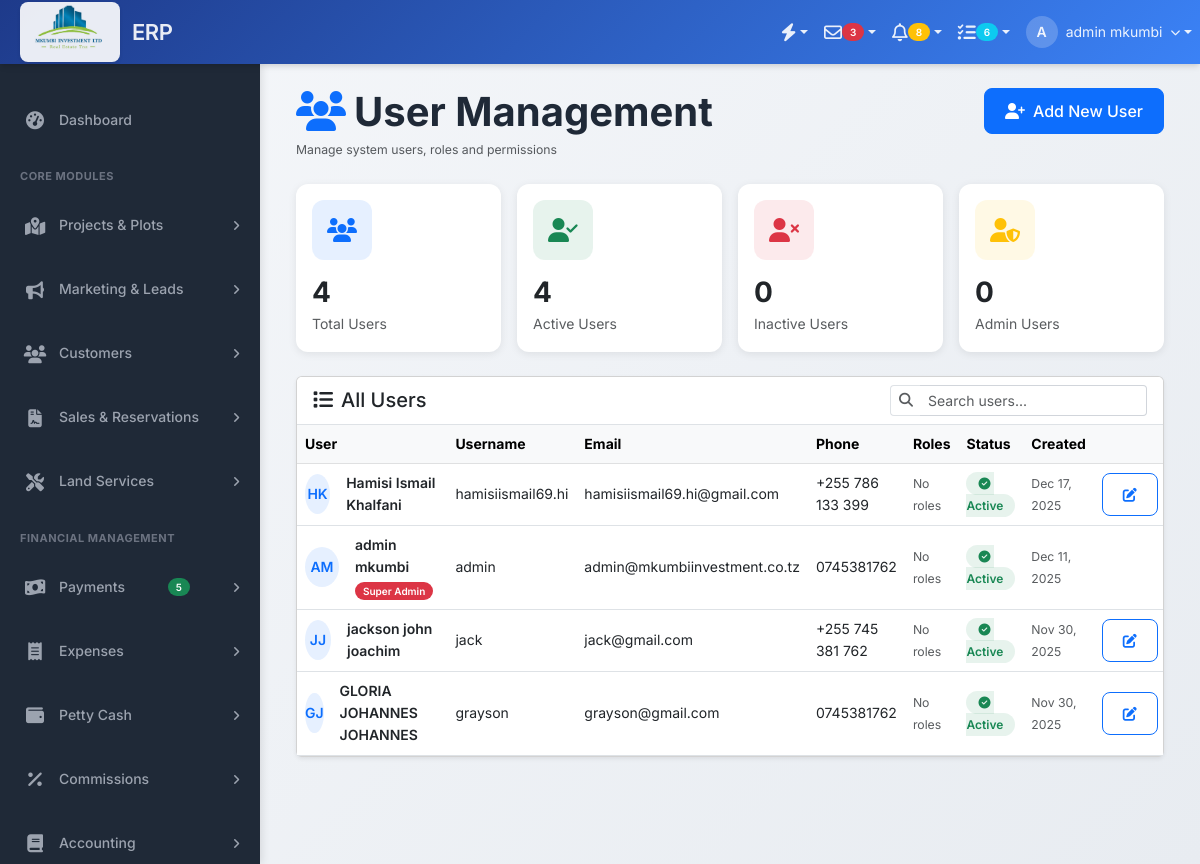
The page /modules/settings/users.php (signed in) on the database its author committed.
### tables this page shows
CREATE TABLE `users` (
  `user_id` int(11) NOT NULL,
  `company_id` int(11) NOT NULL COMMENT 'Multi-tenant link',
  `username` varchar(50) NOT NULL,
  `email` varchar(150) NOT NULL,
  `password_hash` varchar(255) NOT NULL,
  `first_name` varchar(100) NOT NULL,
  `middle_name` varchar(100) DEFAULT NULL,
  `last_name` varchar(100) NOT NULL,
  `full_name` varchar(300) GENERATED ALWAYS AS (concat(`first_name`,' ',ifnull(concat(`middle_name`,' '),''),`last_name`)) STORED,
  `phone1` varchar(50) DEFAULT NULL,
  `phone2` varchar(50) DEFAULT NULL,
  `region` varchar(100) DEFAULT NULL,
  `district` varchar(100) DEFAULT NULL,
  `ward` varchar(100) DEFAULT NULL,
  `village` varchar(100) DEFAULT NULL,
  `street_address` text DEFAULT NULL,
  `profile_picture` varchar(255) DEFAULT NULL,
  `gender` enum('male','female','other') DEFAULT NULL,
  `date_of_birth` date DEFAULT NULL,
  `national_id` varchar(50) DEFAULT NULL,
  `guardian1_name` varchar(200) DEFAULT NULL,
  `guardian1_relationship` varchar(100) DEFAULT NULL,
  `guardian2_name` varchar(200) DEFAULT NULL,
  `guardian2_relationship` varchar(100) DEFAULT NULL,
  `can_get_commission` tinyint(1) DEFAULT 0,
  `is_active` tinyint(1) DEFAULT 1,
  `is_email_verified` tinyint(1) DEFAULT 0,
  `is_admin` tinyint(1) NOT NULL DEFAULT 0,
  `is_super_admin` tinyint(1) NOT NULL DEFAULT 0,
  `last_login_at` timestamp NULL DEFAULT NULL,
  `last_login_ip` varchar(45) DEFAULT NULL,
  `password_reset_token` varchar(100) DEFAULT NULL,
  `password_reset_expires` timestamp NULL DEFAULT NULL,
  `created_at` timestamp NOT NULL DEFAULT current_timestamp(),
  `updated_at` timestamp NOT NULL DEFAULT current_timestamp() ON UPDATE current_timestamp(),
  `created_by` int(11) DEFAULT NULL
);

### modules/settings/users.php (the view, shortened to what this page needs)
<?php
$db = Database::getInstance();
$db->setCompanyId($_SESSION['company_id']);
$conn = $db->getConnection();
$company_id = $_SESSION['company_id'];
try {
    $stmt = $conn->prepare("
        SELECT
            u.*,
            GROUP_CONCAT(DISTINCT sr.role_name SEPARATOR ', ') as roles,
            creator.full_name as created_by_name
        FROM users u
        LEFT JOIN user_roles ur ON u.user_id = ur.user_id
        LEFT JOIN system_roles sr ON ur.role_id = sr.role_id
        LEFT JOIN users creator ON u.created_by = creator.user_id
        WHERE u.company_id = ?
        GROUP BY u.user_id
        ORDER BY u.created_at DESC
    ");
    $stmt->execute([$company_id]);
    $users = $stmt->fetchAll(PDO::FETCH_ASSOC);
    $stats = $conn->query("
        SELECT
            COUNT(*) as total_users,
            SUM(CASE WHEN is_active = 1 THEN 1 ELSE 0 END) as active_users,
            SUM(CASE WHEN is_active = 0 THEN 1 ELSE 0 END) as inactive_users,
            SUM(CASE WHEN is_admin = 1 THEN 1 ELSE 0 END) as admin_users
        FROM users
        WHERE company_id = $company_id
    ")->fetch(PDO::FETCH_ASSOC);
} catch (PDOException $e) {
    $error_message = "Error fetching users: " . $e->getMessage();
    $users = [];
    $available_roles = [];
    $stats = ['total_users' => 0, 'active_users' => 0, 'inactive_users' => 0, 'admin_users' => 0];
}
require_once '../../includes/header.php';
?>
<div class="content-header">
    <div class="container-fluid">
        <div class="row mb-4">
            <div class="col-sm-6">
                <h1 class="m-0 fw-bold">
                    <i class="fas fa-users text-primary me-2"></i>User Management
                </h1>
                <p class="text-muted small mb-0 mt-1">Manage system users, roles and permissions</p>
            </div>
            <div class="col-sm-6">
                <div class="float-sm-end">
                    <button class="btn btn-primary" data-bs-toggle="modal" data-bs-target="#userModal" onclick="resetUserForm()">
                        <i class="fas fa-user-plus me-2"></i>Add New User
                    </button>
                </div>
            </div>
        </div>
    </div>
</div>
<section class="content">
    <div class="container-fluid">
        <div class="row g-3 mb-4">
            <div class="col-xl-3 col-md-6">
                <div class="card stats-card">
                    <div class="card-body">
                        <div class="stats-icon bg-primary bg-opacity-10 text-primary">
                            <i class="fas fa-users"></i>
                        </div>
                        <h3 class="fw-bold mb-1"><?php echo number_format($stats['total_users']); ?></h3>
                        <p class="text-muted mb-0">Total Users</p>
                    </div>
                </div>
            </div>
            <div class="col-xl-3 col-md-6">
                <div class="card stats-card">
                    <div class="card-body">
                        <div class="stats-icon bg-success bg-opacity-10 text-success">
                            <i class="fas fa-user-check"></i>
                        </div>
                        <h3 class="fw-bold mb-1"><?php echo number_format($stats['active_users']); ?></h3>
                        <p class="text-muted mb-0">Active Users</p>
                    </div>
                </div>
            </div>
            <div class="col-xl-3 col-md-6">
                <div class="card stats-card">
                    <div class="card-body">
                        <div class="stats-icon bg-danger bg-opacity-10 text-danger">
                            <i class="fas fa-user-times"></i>
                        </div>
                        <h3 class="fw-bold mb-1"><?php echo number_format($stats['inactive_users']); ?></h3>
                        <p class="text-muted mb-0">Inactive Users</p>
                    </div>
                </div>
            </div>
            <div class="col-xl-3 col-md-6">
                <div class="card stats-card">
                    <div class="card-body">
                        <div class="stats-icon bg-warning bg-opacity-10 text-warning">
                            <i class="fas fa-user-shield"></i>
                        </div>
                        <h3 class="fw-bold mb-1"><?php echo number_format($stats['admin_users']); ?></h3>
                        <p class="text-muted mb-0">Admin Users</p>
                    </div>
                </div>
            </div>
        </div>
        <div class="card shadow-sm">
            <div class="card-header bg-white border-bottom">
                <div class="row align-items-center">
                    <div class="col">
                        <h5 class="mb-0">
                            <i class="fas fa-list me-2"></i>All Users
                        </h5>
                    </div>
                    <div class="col-auto">
                        <div class="input-group input-group-sm">
                            <span class="input-group-text bg-white border-end-0">
                                <i class="fas fa-search text-muted"></i>
                            </span>
                            <input type="text" class="form-control border-start-0" id="searchInput" placeholder="Search users...">
                        </div>
                    </div>
                </div>
            </div>
            <div class="card-body p-0">
                <div class="table-responsive">
                    <table class="table table-hover align-middle mb-0" id="usersTable">
                        <thead class="table-light">
                            <tr>
                                <th>User</th>
                                <th>Username</th>
                                <th>Email</th>
                                <th>Phone</th>
                                <th>Roles</th>
                                <th>Status</th>
                                <th>Created</th>
                                <th class="text-center">Actions</th>
                            </tr>
                        </thead>
                        <tbody>
                            <?php if (empty($users)): ?>
                            <tr>
                                <td colspan="8" class="text-center py-5 text-muted">
                                    <i class="fas fa-users fa-3x mb-3 d-block"></i>
                                    <p class="mb-0">No users found</p>
                                </td>
                            </tr>
                            <?php else: ?>
                                <?php foreach ($users as $user): ?>
                                <tr>
                                    <td>
                                        <div class="d-flex align-items-center">
                                            <div class="user-avatar bg-primary bg-opacity-10 text-primary me-3"
                                                 style="width: 40px; height: 40px; border-radius: 50%; display: flex; align-items: center; justify-content: center; font-weight: 600;">
                                                <?php echo strtoupper(substr($user['first_name'], 0, 1) . substr($user['last_name'], 0, 1)); ?>
                                            </div>
                                            <div>
                                                <div class="fw-semibold"><?php echo htmlspecialchars($user['full_name']); ?></div>
                                                <?php if ($user['is_super_admin']): ?>
                                                    <small class="badge bg-danger">Super Admin</small>
                                                <?php endif; ?>
                                            </div>
                                        </div>
                                    </td>
                                    <td>
                                        <span class="text-monospace"><?php echo htmlspecialchars($user['username']); ?></span>
                                    </td>
                                    <td><?php echo htmlspecialchars($user['email']); ?></td>
                                    <td><?php echo htmlspecialchars($user['phone1']); ?></td>
                                    <td>
                                        <?php if ($user['roles']): ?>
                                            <?php
                                            $roles = explode(', ', $user['roles']);
                                            foreach ($roles as $role):
                                            ?>
                                                <span class="role-badge badge bg-info me-1"><?php echo htmlspecialchars($role); ?></span>
                                            <?php endforeach; ?>
                                        <?php else: ?>
                                            <span class="text-muted small">No roles</span>
                                        <?php endif; ?>
                                    </td>
                                    <td>
                                        <?php if ($user['is_active']): ?>
                                            <span class="user-status-badge bg-success bg-opacity-10 text-success">
                                                <i class="fas fa-check-circle me-1"></i>Active
                                            </span>
                                        <?php else: ?>
                                            <span class="user-status-badge bg-danger bg-opacity-10 text-danger">
                                                <i class="fas fa-times-circle me-1"></i>Inactive
                                            </span>
                                        <?php endif; ?>
                                    </td>
                                    <td>
                                        <small class="text-muted">
                                            <?php echo date('M d, Y', strtotime($user['created_at'])); ?>
                                        </small>
                                    </td>
                                    <td>
                                        <div class="table-actions justify-content-center">
                                            <button class="btn btn-sm btn-outline-primary"
                                                    onclick="editUser(<?php echo $user['user_id']; ?>)"
                                                    title="Edit User">
                                                <i class="fas fa-edit"></i>
                                            </button>
                                        </div>
                                    </td>
                                </tr>
                                <?php endforeach; ?>
                            <?php endif; ?>
                        </tbody>
                    </table>
                </div>
            </div>
        </div>
    </div>
</section>
<?php require_once '../../includes/footer.php'; ?>

### includes/header.php (style rules this page uses)
* { margin: 0; padding: 0; box-sizing: border-box; }
body { font-family: 'Inter', -apple-system, BlinkMacSystemFont, 'Segoe UI', sans-serif; font-size: 14px; line-height: 1.6; color: #1f2937; background: linear-gradient(135deg, #f5f7fa 0%, #e8ecf1 100%); min-height: 100vh; }
.badge { font-size: 10px; padding: 4px 8px; margin-left: auto; border-radius: 12px; font-weight: 600; }
.user-avatar { width: 32px; height: 32px; border-radius: 50%; background: rgba(255,255,255,0.2); display: inline-flex; align-items: center; justify-content: center; margin-right: 8px; font-weight: 600; }

### modules/settings/users.php (style rules this page uses)
.stats-card { border-radius: 12px; border: none; box-shadow: 0 2px 8px rgba(0,0,0,0.08); transition: all 0.3s; }
.stats-icon { width: 60px; height: 60px; border-radius: 12px; display: flex; align-items: center; justify-content: center; font-size: 24px; margin-bottom: 1rem; }
.form-control, .form-select { border-radius: 8px; border: 1px solid #d1d5db; padding: 0.625rem 0.875rem; }
.btn { border-radius: 8px; padding: 0.625rem 1.25rem; font-weight: 500; }
.table-actions { display: flex; gap: 0.5rem; }
.user-status-badge { padding: 4px 12px; border-radius: 12px; font-size: 12px; font-weight: 600; }

### rows shown on the page
users: first_name+last_name "HK", full_name "Hamisi Ismail Khalfani", username "hamisiismail69.hi", email "hamisiismail69.hi@gmail.com", phone1 "+255 786 133 399", is_active 1 (drawn), created_at "Dec 17, 2025"
users: first_name+last_name "AM", full_name "admin mkumbi", is_super_admin "Super Admin", username "admin", email "admin@mkumbiinvestment.co.tz", phone1 "0745381762", is_active 1 (drawn), created_at "Dec 11, 2025"
users: first_name+last_name "JJ", full_name "jackson john joachim", username "jack", email "jack@gmail.com", phone1 "+255 745 381 762", is_active 1 (drawn), created_at "Nov 30, 2025"
users: first_name+last_name "GJ", full_name "GLORIA JOHANNES JOHANNES", username "grayson", email "grayson@gmail.com", phone1 "0745381762", is_active 1 (drawn), created_at "Nov 30, 2025"

### other values the page prints
substr($_SESSION['full_name'] ?? 'U', 0, 1) "A"
$_SESSION['full_name'] "admin mkumbi"
$stats['total_users'] "4"
$stats['active_users'] "4"
$stats['inactive_users'] "0"
$stats['admin_users'] "0"
